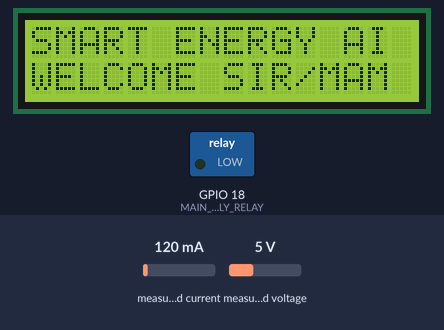
Bench run of a sketch on a simulated ESP32. Parts: 16×2 character LCD, switched loads named in the sketch (green lamp = pin HIGH). The test bench sets the inputs (shaded band); at power-on: measured current 120 mA, measured voltage 5 V.

Above: at 0.1 s.
At 5.3 s:
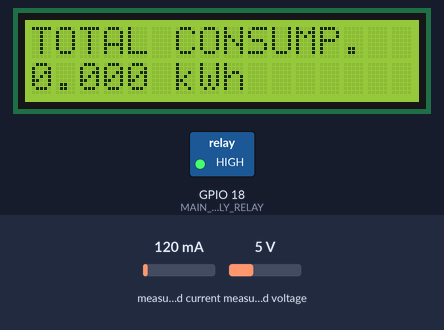
At 10.3 s:
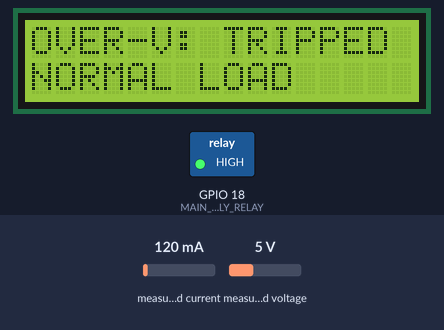
At 30.4 s:
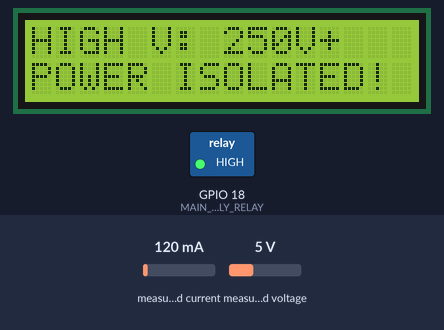
Timing chart, 0 to 31.9 s (numbered marks = the images above):
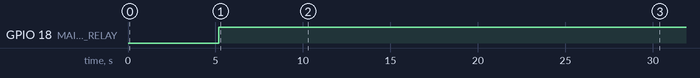

The sketch:

Edge_AI_smart_meter.ino
```cpp
/*****************************************************************************************
* PROJECT NAME  : SMART GRID POWER DISTRIBUTION & MONITORING SYSTEM
* ---------------------------------------------------------------------------------------
* MODULE        : Edge-AI Autonomous Smart Energy Meter & Protection Relay
* PROJECT MAKER : Rahul Kalwa
* INSTITUTE     : Choudhary Roopram Pvt. ITI, Rawatsar
* EVENT         : Arduino Physical AI Challenge India 2026
* TRACK         : Industrial, Smart Manufacturing & Sustainability
* CONTROLLER    : ESP32 Development Board
*****************************************************************************************/

#include <PZEM004Tv30.h>
#include <LiquidCrystal_I2C.h>
#include <Wire.h>
#include <cmath>

/**************** HARDWARE PIN MAP ****************/
#define RXD2 16
#define TXD2 17
#define MAIN_SUPPLY_RELAY 18

/**************** METROLOGY & LCD CONFIGURATION ****************/
PZEM004Tv30 pzem(Serial2, RXD2, TXD2);
LiquidCrystal_I2C lcd(0x27, 16, 2);

/**************** PROTECTION & AI CONFIGURATION ****************/
static const float VOLTAGE_MAX_LIMIT_V = 250.0f;
static const float VOLTAGE_MIN_LIMIT_V = 180.0f;
static const float SANCTIONED_LOAD_W   = 1500.0f;

static const float TARGET_NORMAL_W   = 0.0f;
static const float TARGET_OVERLOAD_W = SANCTIONED_LOAD_W;

static const float CALIBRATION_VOLTAGE_FACTOR = 1.144f;
static const unsigned long DISPLAY_SWITCH_MS  = 5000UL;  // हर पेज 5 सेकंड रुकेगा
static const unsigned long SAMPLING_INTERVAL_MS = 1500UL;

/**************** SYSTEM VARIABLES ****************/
float voltage = 0.0f;
float current = 0.0f;
float power = 0.0f;
float energy = 0.0f;
float frequency = 0.0f;

String gridLoadState = "NORMAL";
String gridVoltageState = "V: HEALTHY";
bool isPowerCutActive = false;

unsigned long lastSampleTime = 0UL;
unsigned long lastDisplaySwitchTime = 0UL;
int displayScreen = 0;

/**************** FORWARD DECLARATIONS ****************/
void executeEdgeAiAndProtection();
void renderLcdInterface();
void printPaddedLine(uint8_t row, const String &text);

/**************** SETUP (PROFESSIONAL BOOTING) ****************/
void setup() {
  Serial.begin(115200);

  pinMode(MAIN_SUPPLY_RELAY, OUTPUT);
  digitalWrite(MAIN_SUPPLY_RELAY, LOW);

  Wire.begin(21, 22);

  lcd.init();
  lcd.backlight();
  lcd.clear();

  // 🌟 PART 1: जजों के लिए ग्रैंड वेलकम (2.5 सेकंड)
  lcd.setCursor(0, 0);
  lcd.print("SMART ENERGY AI ");
  lcd.setCursor(0, 1);
  lcd.print("WELCOME SIR/MAM ");
  delay(2500);

  // 🌟 PART 2: मेकर और इंस्टीट्यूशन क्रेडिट्स (2.5 सेकंड)
  lcd.clear();
  lcd.setCursor(0, 0);
  lcd.print("BY: RAHUL KALWA ");
  lcd.setCursor(0, 1);
  lcd.print("ROOPRAM ITI     ");
  delay(2500);

  Serial2.begin(9600, SERIAL_8N1, RXD2, TXD2);
  lcd.clear();
}

/**************** MAIN LOOP ****************/
void loop() {
  unsigned long currentTime = millis();

  if (currentTime - lastSampleTime >= SAMPLING_INTERVAL_MS) {
    lastSampleTime = currentTime;

    float rawV = pzem.voltage();
    if (!std::isnan(rawV)) {
      voltage = rawV * CALIBRATION_VOLTAGE_FACTOR;
      current = pzem.current();
      power = pzem.power();
      energy = pzem.energy();
      frequency = pzem.frequency();

      executeEdgeAiAndProtection();
    } else {
      Serial.println(F("[ERROR] Metrology Hardware Fault"));
    }
  }

  renderLcdInterface();
}

/**************** EDGE-AI & PROTECTION ENGINE ****************/
void executeEdgeAiAndProtection() {
  if (voltage > VOLTAGE_MAX_LIMIT_V) {
    digitalWrite(MAIN_SUPPLY_RELAY, HIGH);
    gridVoltageState = "OVER-V: TRIPPED";
    isPowerCutActive = true;
  }
  else if (voltage < VOLTAGE_MIN_LIMIT_V) {
    digitalWrite(MAIN_SUPPLY_RELAY, LOW);
    gridVoltageState = "LOW VOLTAGE WARN";
    isPowerCutActive = false;
  }
  else {
    digitalWrite(MAIN_SUPPLY_RELAY, LOW);
    gridVoltageState = "V: HEALTHY";
    isPowerCutActive = false;
  }

  float distanceToNormal   = std::fabs(power - TARGET_NORMAL_W);
  float distanceToOverload = std::fabs(power - TARGET_OVERLOAD_W);

  if (power > SANCTIONED_LOAD_W) {
    gridLoadState = "OVERLOAD WARNING";
  } else if (distanceToOverload < distanceToNormal && power >= (TARGET_OVERLOAD_W * 0.8f)) {
    gridLoadState = "HIGH LOAD ALERT";
  } else {
    gridLoadState = "NORMAL LOAD";
  }
}

/**************** LOCAL DIAGNOSTIC INTERFACE ****************/
void renderLcdInterface() {
  unsigned long currentTime = millis();

  if (currentTime - lastDisplaySwitchTime >= DISPLAY_SWITCH_MS) {
    lastDisplaySwitchTime = currentTime;
    displayScreen = (displayScreen + 1) % 3;
    lcd.clear();
  }

  switch(displayScreen) {
    case 0:
      if (isPowerCutActive) {
        lcd.setCursor(0, 0);
        lcd.print("HIGH V: 250V+   ");
        lcd.setCursor(0, 1);
        lcd.print("POWER ISOLATED! ");
      } else {
        lcd.setCursor(0, 0);
        lcd.print("V:"); lcd.print(voltage, 1); lcd.print("V");
        lcd.setCursor(9, 0);
        lcd.print("I:"); lcd.print(current, 2); lcd.print("A");

        lcd.setCursor(0, 1);
        lcd.print("P:"); lcd.print(power, 0); lcd.print("W");
        lcd.setCursor(9, 1);
        lcd.print("F:"); lcd.print(frequency, 1); lcd.print("Hz");
      }
      break;

    case 1:
      lcd.setCursor(0, 0);
      lcd.print("TOTAL CONSUMP.  ");
      lcd.setCursor(0, 1);
      lcd.print(energy, 3); lcd.print(" kWh");
      break;

    case 2:
      lcd.setCursor(0, 0);
      printPaddedLine(0, gridVoltageState);
      printPaddedLine(1, gridLoadState);
      break;
  }
}

/**************** UTILITY: PADDED PRINT ****************/
void printPaddedLine(uint8_t row, const String &text) {
  lcd.setCursor(0, row);
  lcd.print(text.substring(0, 16));
  for (uint8_t i = text.length(); i < 16; i++) {
    lcd.print(' ');
  }
}
```

Measured:
- by itself, GPIO 18 (MAIN_SUPPLY_RELAY): LOW → HIGH at 5.2 s
- what the display in image 1 shows lasts 5.0 s, from 5.2 s to 10.2 s
